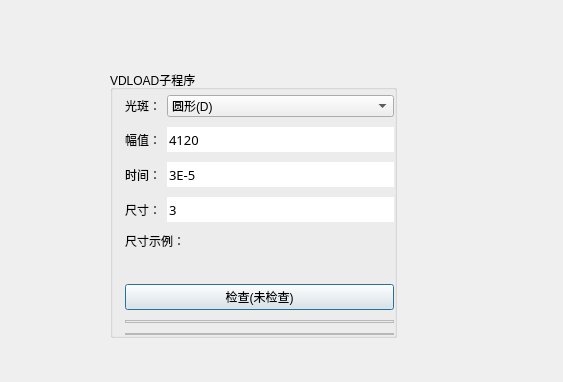
<?xml version="1.0" encoding="UTF-8"?>
<ui version="4.0">
 <class>Dialog</class>
 <widget class="QDialog" name="Dialog">
  <property name="geometry">
   <rect>
    <x>0</x>
    <y>0</y>
    <width>563</width>
    <height>382</height>
   </rect>
  </property>
  <property name="windowTitle">
   <string>Dialog</string>
  </property>
  <widget class="QGroupBox" name="groupBox_2">
   <property name="geometry">
    <rect>
     <x>110</x>
     <y>70</y>
     <width>287</width>
     <height>268</height>
    </rect>
   </property>
   <property name="title">
    <string>VDLOAD子程序</string>
   </property>
   <property name="flat">
    <bool>true</bool>
   </property>
   <layout class="QVBoxLayout" name="verticalLayout_6">
    <property name="spacing">
     <number>10</number>
    </property>
    <property name="leftMargin">
     <number>12</number>
    </property>
    <property name="topMargin">
     <number>0</number>
    </property>
    <property name="rightMargin">
     <number>0</number>
    </property>
    <property name="bottomMargin">
     <number>0</number>
    </property>
    <item>
     <layout class="QFormLayout" name="formLayout">
      <property name="horizontalSpacing">
       <number>6</number>
      </property>
      <property name="verticalSpacing">
       <number>10</number>
      </property>
      <property name="topMargin">
       <number>5</number>
      </property>
      <item row="0" column="0">
       <widget class="QLabel" name="label_7">
        <property name="text">
         <string>光斑：</string>
        </property>
        <property name="margin">
         <number>5</number>
        </property>
       </widget>
      </item>
      <item row="0" column="1">
       <widget class="QComboBox" name="spot_type">
        <property name="sizeAdjustPolicy">
         <enum>QComboBox::AdjustToContents</enum>
        </property>
        <item>
         <property name="text">
          <string>圆形(D)</string>
         </property>
        </item>
        <item>
         <property name="text">
          <string>方形(B)</string>
         </property>
        </item>
       </widget>
      </item>
      <item row="1" column="0">
       <widget class="QLabel" name="label_6">
        <property name="text">
         <string>幅值：</string>
        </property>
        <property name="margin">
         <number>5</number>
        </property>
       </widget>
      </item>
      <item row="1" column="1">
       <widget class="QLineEdit" name="pulse_max">
        <property name="minimumSize">
         <size>
          <width>0</width>
          <height>25</height>
         </size>
        </property>
        <property name="font">
         <font>
          <family>微软雅黑</family>
          <pointsize>10</pointsize>
         </font>
        </property>
        <property name="toolTip">
         <string>适用于单个分析步，该值可以在生成的for程序中更改</string>
        </property>
        <property name="styleSheet">
         <string notr="true">QLineEdit{
border:none;
}</string>
        </property>
        <property name="text">
         <string>4120</string>
        </property>
        <property name="placeholderText">
         <string>例如600</string>
        </property>
       </widget>
      </item>
      <item row="2" column="0">
       <widget class="QLabel" name="label_5">
        <property name="text">
         <string>时间：</string>
        </property>
        <property name="margin">
         <number>5</number>
        </property>
       </widget>
      </item>
      <item row="2" column="1">
       <widget class="QLineEdit" name="single_pulse_time">
        <property name="minimumSize">
         <size>
          <width>0</width>
          <height>25</height>
         </size>
        </property>
        <property name="font">
         <font>
          <family>微软雅黑</family>
          <pointsize>10</pointsize>
         </font>
        </property>
        <property name="toolTip">
         <string>适用于单个分析步，该值可以在生成的for程序中更改</string>
        </property>
        <property name="styleSheet">
         <string notr="true">QLineEdit{
border:none;
}</string>
        </property>
        <property name="text">
         <string>3E-5</string>
        </property>
        <property name="placeholderText">
         <string>例如3E-6</string>
        </property>
       </widget>
      </item>
      <item row="3" column="0">
       <widget class="QLabel" name="label_10">
        <property name="text">
         <string>尺寸：</string>
        </property>
        <property name="margin">
         <number>5</number>
        </property>
       </widget>
      </item>
      <item row="3" column="1">
       <widget class="QLineEdit" name="single_pulse_size">
        <property name="minimumSize">
         <size>
          <width>0</width>
          <height>25</height>
         </size>
        </property>
        <property name="font">
         <font>
          <family>微软雅黑</family>
          <pointsize>10</pointsize>
         </font>
        </property>
        <property name="toolTip">
         <string>适用于单个分析步，该值可以在生成的for程序中更改</string>
        </property>
        <property name="styleSheet">
         <string notr="true">QLineEdit{
border:none;
}</string>
        </property>
        <property name="text">
         <string>3</string>
        </property>
        <property name="placeholderText">
         <string>请填入直径/边长</string>
        </property>
       </widget>
      </item>
     </layout>
    </item>
    <item>
     <widget class="QLabel" name="size_preview_2">
      <property name="text">
       <string>尺寸示例：</string>
      </property>
      <property name="alignment">
       <set>Qt::AlignLeading|Qt::AlignLeft|Qt::AlignVCenter</set>
      </property>
     </widget>
    </item>
    <item>
     <widget class="QLabel" name="size_preview">
      <property name="text">
       <string/>
      </property>
      <property name="alignment">
       <set>Qt::AlignCenter</set>
      </property>
     </widget>
    </item>
    <item>
     <widget class="QPushButton" name="pushButton">
      <property name="toolTip">
       <string>参数未检查，可能会导致严重错误！</string>
      </property>
      <property name="text">
       <string>检查(未检查)</string>
      </property>
     </widget>
    </item>
    <item>
     <widget class="QFrame" name="frame_7">
      <property name="frameShape">
       <enum>QFrame::StyledPanel</enum>
      </property>
      <property name="frameShadow">
       <enum>QFrame::Raised</enum>
      </property>
      <layout class="QHBoxLayout" name="horizontalLayout_7">
       <property name="spacing">
        <number>0</number>
       </property>
       <property name="leftMargin">
        <number>0</number>
       </property>
       <property name="topMargin">
        <number>0</number>
       </property>
       <property name="rightMargin">
        <number>0</number>
       </property>
       <property name="bottomMargin">
        <number>0</number>
       </property>
      </layout>
     </widget>
    </item>
    <item>
     <widget class="QFrame" name="frame_8">
      <property name="frameShape">
       <enum>QFrame::StyledPanel</enum>
      </property>
      <property name="frameShadow">
       <enum>QFrame::Raised</enum>
      </property>
      <layout class="QHBoxLayout" name="horizontalLayout_10">
       <property name="spacing">
        <number>0</number>
       </property>
       <property name="leftMargin">
        <number>0</number>
       </property>
       <property name="topMargin">
        <number>0</number>
       </property>
       <property name="rightMargin">
        <number>0</number>
       </property>
       <property name="bottomMargin">
        <number>0</number>
       </property>
      </layout>
     </widget>
    </item>
   </layout>
  </widget>
 </widget>
 <resources/>
 <connections/>
</ui>
